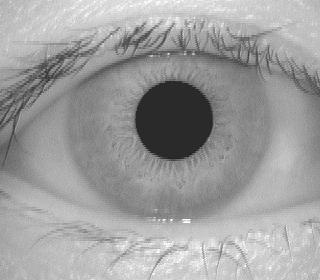
#> input picture Eye Recognition/EyePictures/001_1_3.jpg, 320 x 280 px
$ python getCircles.py
#> lines starting #> are read from the running program, lines starting #| are printed output that depends on the picture
import cv2
import numpy as np

img = cv2.imread('../EyePictures/001_1_3.jpg',0)
#> img is the input picture: shape (280, 320); min 24, max 255, mean 158
img = cv2.medianBlur(img,5)
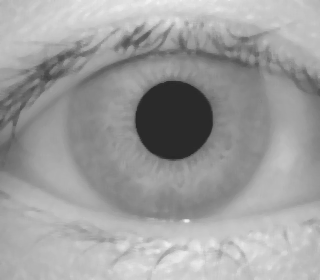
#> img: shape (280, 320); min 39, max 243, mean 158.1
cimg = cv2.cvtColor(img,cv2.COLOR_GRAY2BGR)

circles = cv2.HoughCircles(img,cv2.HOUGH_GRADIENT,2,10,
                            param1=30,param2=20)
#> circles = 428 rows, first 8: [165, 115, 105.4], [175, 145, 136.4], [149, 139, 123.6], [153, 149, 118.8], [167, 139, 128.6], [191, 143, 121.4], [177, 133, 135], [141, 133, 128.8]


for i in circles[0,:]:
    # draw the outer circle
    cv2.circle(cimg,(i[0],i[1]),i[2],(0,255,0),1, cv2.LINE_AA)
    # draw the center of the circle
    cv2.circle(cimg,(i[0],i[1]),2,(0,0,255),3)
#> this loop made 428 passes
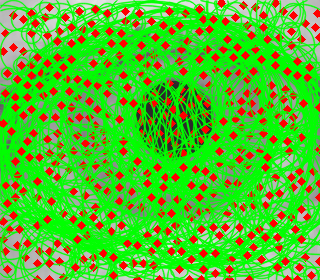
#> cimg: shape (280, 320, 3); mean B, G, R 44.8, 188.7, 85.8

cv2.imshow('detected circles',cimg)
cv2.waitKey(0)
cv2.destroyAllWindows()

$ run again, with Eye Recognition/EyePictures/001_1_2.jpg copied over Eye Recognition/EyePictures/001_1_3.jpg
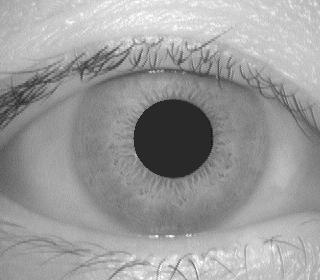
#> input picture Eye Recognition/EyePictures/001_1_2.jpg, 320 x 280 px
#> img is the input picture: shape (280, 320); min 12, max 255, mean 155
#> circles = 440 rows, first 8: [145, 141, 123.4], [191, 141, 120.2], [155, 145, 129.2], [169, 139, 99.6], [153, 163, 122.4], [189, 151, 118.6], [143, 129, 126.8], [171, 125, 110.4]
#> the loop `for i in circles[0,:]:` made 440 passes
#> after the loop `for i in circles[0,:]:`:
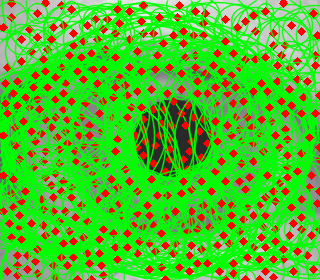
#> cimg: shape (280, 320, 3); mean B, G, R 44.4, 184.7, 87.1

$ run again, with Eye Recognition/EyePictures/001_2_1.jpg copied over Eye Recognition/EyePictures/001_1_3.jpg
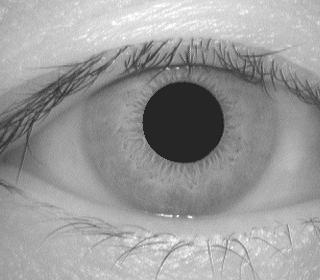
#> input picture Eye Recognition/EyePictures/001_2_1.jpg, 320 x 280 px
#> img is the input picture: shape (280, 320); min 15, max 255, mean 154.6
#> circles = 435 rows, first 8: [169, 143, 128], [159, 141, 123.4], [163, 151, 121.6], [183, 143, 118.6], [135, 149, 98.4], [193, 137, 109.6], [177, 151, 114.4], [189, 153, 108.6]
#> the loop `for i in circles[0,:]:` made 435 passes
#> after the loop `for i in circles[0,:]:`:
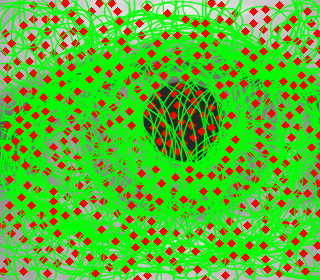
#> cimg: shape (280, 320, 3); mean B, G, R 46.4, 184.2, 88.8

$ run again, with Eye Recognition/EyePictures/001_2_2.jpg copied over Eye Recognition/EyePictures/001_1_3.jpg
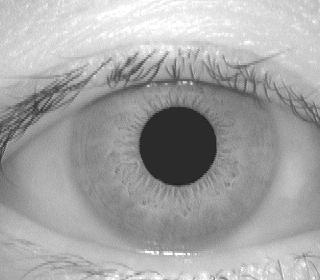
#> input picture Eye Recognition/EyePictures/001_2_2.jpg, 320 x 280 px
#> img is the input picture: shape (280, 320); min 22, max 255, mean 164.6
#> circles = 433 rows, first 8: [145, 155, 125.4], [155, 155, 124.4], [199, 163, 117.6], [163, 111, 107.2], [163, 163, 109.4], [99, 157, 117.8], [105, 181, 98], [105, 165, 103.8]
#> the loop `for i in circles[0,:]:` made 433 passes
#> after the loop `for i in circles[0,:]:`:
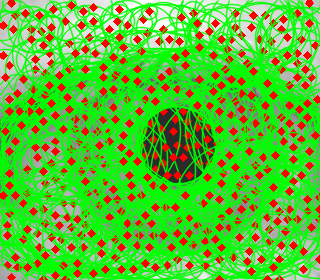
#> cimg: shape (280, 320, 3); mean B, G, R 52.1, 186.6, 94.8
